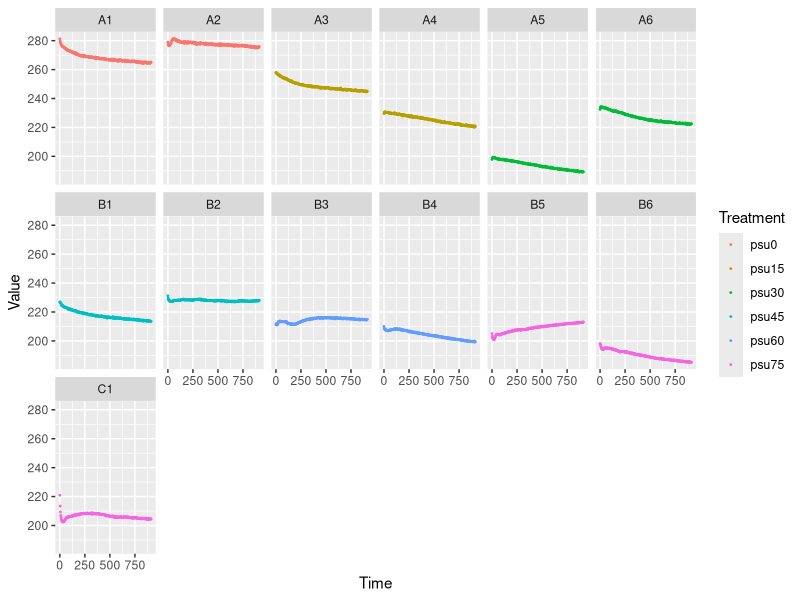
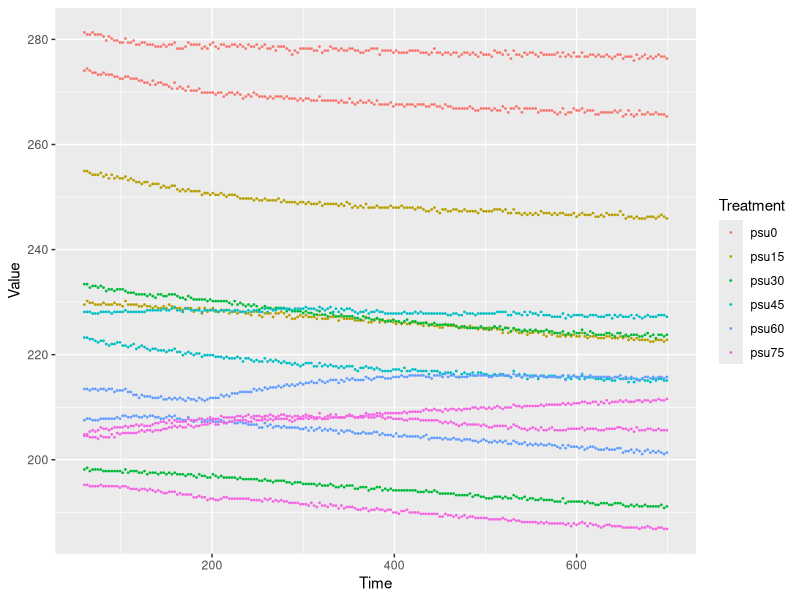
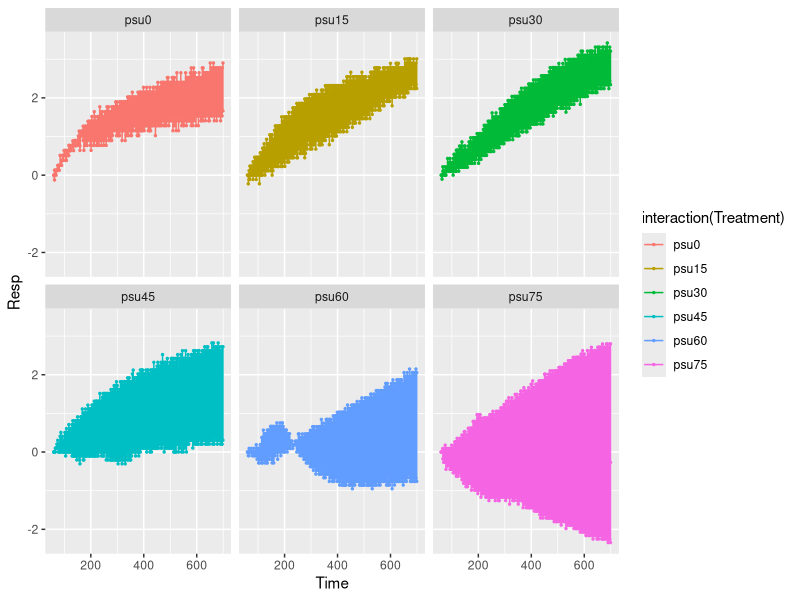

R code for these plots, in order: (Note: this script raises an error after producing the figures.)
rm(list=ls())
library(readxl)
library(dplyr)
library(ggplot2)
library(Hmisc)

#first dataset
D<-read_excel("HARBOUR_Oxygen.xls",sheet ="Oxygen Orginal",skip=12)
D<-data.frame(D)

#rplace comma by dot
D[,2] <- gsub(",", ".", D[ , 2])

#correction for salinity
D$A3 <- D$A3*0.911198278065332 #salinity 51 psu
D$A4 <- D$A4*0.911198278065332 #salinity 51 psu

D$A5 <- D$A5*0.846962822328676 #salinity 63 psu
D$A6 <- D$A6*0.846962822328676 #salinity 63 psu

D$B1 <- D$B1*0.79248300812904 #salinity 73 psu
D$B2 <- D$B2*0.79248300812904 #salinity 73 psu

D$B3 <- D$B3*0.73168729137837 #salinity 85 psu
D$B4 <- D$B4*0.73168729137837 #salinity 85 psu

D$B5 <- D$B5*0.684582544346933 #salinity 95 psu
D$B6 <- D$B6*0.684582544346933 #salinity 95 psu
D$C1 <- D$C1*0.684582544346933 #salinity 95 psu



#Formating the dataframe
#time column
D$Time.Min.<-as.numeric(D$Time.Min.)
D$Time.Min.<-round(D$Time.Min.)
tp= dim(D)[1]#Number of time points; should be added mannualy


D1<-data.frame(Time=rep(D$Time.Min.,13),
               well=rep(colnames(D[3:15]),1, each=tp),
               #well=rep(colnames(D[3:26]),1, each=tp),
               Treatment=c(rep('psu0',tp*2), rep('psu15',tp*2),rep('psu30',tp*2),rep('psu45',tp*2),rep('psu60',tp*2),rep('psu75',tp*3)),
               #Treatment=c(rep('C',tp*2),rep('D',tp*2)),
               #DOM=c(rep('Low',tp*12),rep('High',tp*12)),
               Rep=c(rep(c(1,2),5,each=tp),rep(c(1,2,3),1,each=tp)),
               #Rep=rep(c(1,2,3),2,each=tp*2),
               Value=matrix(as.matrix(D[,3:15]),ncol=1))



##Preeliminar figure explore by eye the data and select anormal data points
D1 %>%
  ggplot(aes(x =Time, y =Value,colour=Treatment)) +geom_point(size=.3)+
  facet_wrap(~ well, ncol = 6)

d1=dim(D1)[1]#number of rows of the data

# Choose a limit to remove the exponential depletion
et=59 #in minutes, in our case the first hour
ef=700 #Final time to calculate the linear slope
D1=D1[D1$Time>et & D1$Time<ef,]
#Raw dataset
D1 %>%
  ggplot(aes(x =Time, y =Value,colour=Treatment)) +geom_point(size=.3)#+

D1$Ini<-rep(D1$Value[seq(1,dim(D1)[1],length(unique(D1$Time)))],1,each=length(unique(D1$Time)))## Select the initial point to calculate differences
D1$Resp<-(D1$Ini-D1$Value)/3 # divided by the time difference
## Oxigen consuption rates

#Visualize the linear trend
D1 %>%
  ggplot(aes(x =Time, y =Resp,colour=interaction(Treatment))) +geom_line()+geom_point(size=.5)+
  facet_wrap(~ Treatment)

#######################################################################################
df_lm <- D1 %>%
  group_by(Treatment,well,Rep,Treatment) %>%
  do(mod = lm(Resp ~ Time,data = .))

df_coef <- df_lm %>%
  do(data.frame(    Treatment = .$Treatment,    well=.$well,  Rep = .$Rep,    var = names(coef(.$mod)),
                    coef(summary(.$mod)))  )
df_coef %>%
  ggplot(aes(x=Treatment, y=Estimate,colour=Treatment)) +geom_point(size=2)+
  facet_wrap(~ var, ncol = 2, scales="free_y")#+
stat_summary(fun.y = mean, geom="point")+stat_summary(fun.data = mean_sdl, geom = "errorbar",fun.args = list(mult=1))
###
#################################
#second dataset


D<-read_excel("hARBOUR2_Oxygen.xls",sheet ="Oxygen Orginal",skip=12)
D<-data.frame(D)

#rplace comma by dot
D[,2] <- gsub(",", ".", D[ , 2])


#correction for salinity (HARBOUR_Oxygen.xls)
D$A3 <- D$A3*0.973785102198859 #salinity 41 psu
D$A3 <- D$A3*0.973785102198859 #salinity 41 psu
D$A3 <- D$A3*0.973785102198859 #salinity 41 psu
D$A4 <- D$A4*0.973785102198859 #salinity 41 psu

D$A5 <- D$A5*0.846962822328676 #salinity 63 psu
D$A6 <- D$A6*0.846962822328676 #salinity 63 psu
D$B1 <- D$B1*0.846962822328676 #salinity 63 psu
D$B2 <- D$B2*0.846962822328676 #salinity 63 psu

D$B3 <- D$B3*0.66217329645857 #salinity 100 psu
D$B4 <- D$B4*0.66217329645857 #salinity 100 psu
D$B5 <- D$B5*0.66217329645857 #salinity 100 psu
D$B6 <- D$B6*0.66217329645857 #salinity 100 psu

#Formating the dataframe
#time column
D$Time.Min.<-as.numeric(D$Time.Min.)
D$Time.Min.<-round(D$Time.Min.)
tp= dim(D)[1]#Number of time points; should be added mannualy


D1<-data.frame(Time=rep(D$Time.Min.,12),
               well=rep(colnames(D[3:14]),1, each=tp),
               #well=rep(colnames(D[3:26]),1, each=tp),
               Treatment=c(rep('psu0',tp*4), rep('psu20',tp*4),rep('psu50',tp*4)),
               #Treatment=c(rep('C',tp*2),rep('D',tp*2)),
               #DOM=c(rep('Low',tp*12),rep('High',tp*12)),
               Rep=c(rep(c(1,2,3,4),3,each=tp)),
               #Rep=rep(c(1,2,3),2,each=tp*2),
               Value=matrix(as.matrix(D[,3:14]),ncol=1))



##Preeliminar figure explore by eye the data and select anormal data points
D1=D1[D1$Time>et & D1$Time<ef,]
D1 %>%
  ggplot(aes(x =Time, y =Value,colour=Treatment)) +geom_point(size=.3)+
  facet_wrap(~ well, ncol = 6)

d1=dim(D1)[1]#number of rows of the data

# Choose a limit to remove the exponential depletion
et=119 #in minutes, in our case the first hour
ef=700 #Final time to calculate the linear slope
D1=D1[D1$Time>et & D1$Time<ef,]
#Raw dataset
D1 %>%
  ggplot(aes(x =Time, y =Value,colour=Treatment)) +geom_point(size=.3)#+

D1$Ini<-rep(D1$Value[seq(1,dim(D1)[1],length(unique(D1$Time)))],1,each=length(unique(D1$Time)))## Select the initial point to calculate differences
D1$Resp<-(D1$Ini-D1$Value)/3 # divided by the time difference
## Oxigen consuption rates

#Visualize the linear trend
D1 %>%
  ggplot(aes(x =Time, y =Resp,colour=interaction(Treatment))) +geom_line()+geom_point(size=.5)+
  facet_wrap(~ Treatment)

#######################################################################################
df_lm <- D1 %>%
  group_by(Treatment,well,Rep,Treatment) %>%
  do(mod = lm(Resp ~ Time,data = .))

df_coef <- df_lm %>%
  do(data.frame(    Treatment = .$Treatment,    well=.$well,  Rep = .$Rep,    var = names(coef(.$mod)),
                    coef(summary(.$mod)))  )
df_coef %>%
  ggplot(aes(x=Treatment, y=Estimate,colour=Treatment)) +geom_point(size=2)+
  facet_wrap(~ var, ncol = 2, scales="free_y")#+
stat_summary(fun.y = mean, geom="point")+stat_summary(fun.data = mean_sdl, geom = "errorbar",fun.args = list(mult=1))
###
